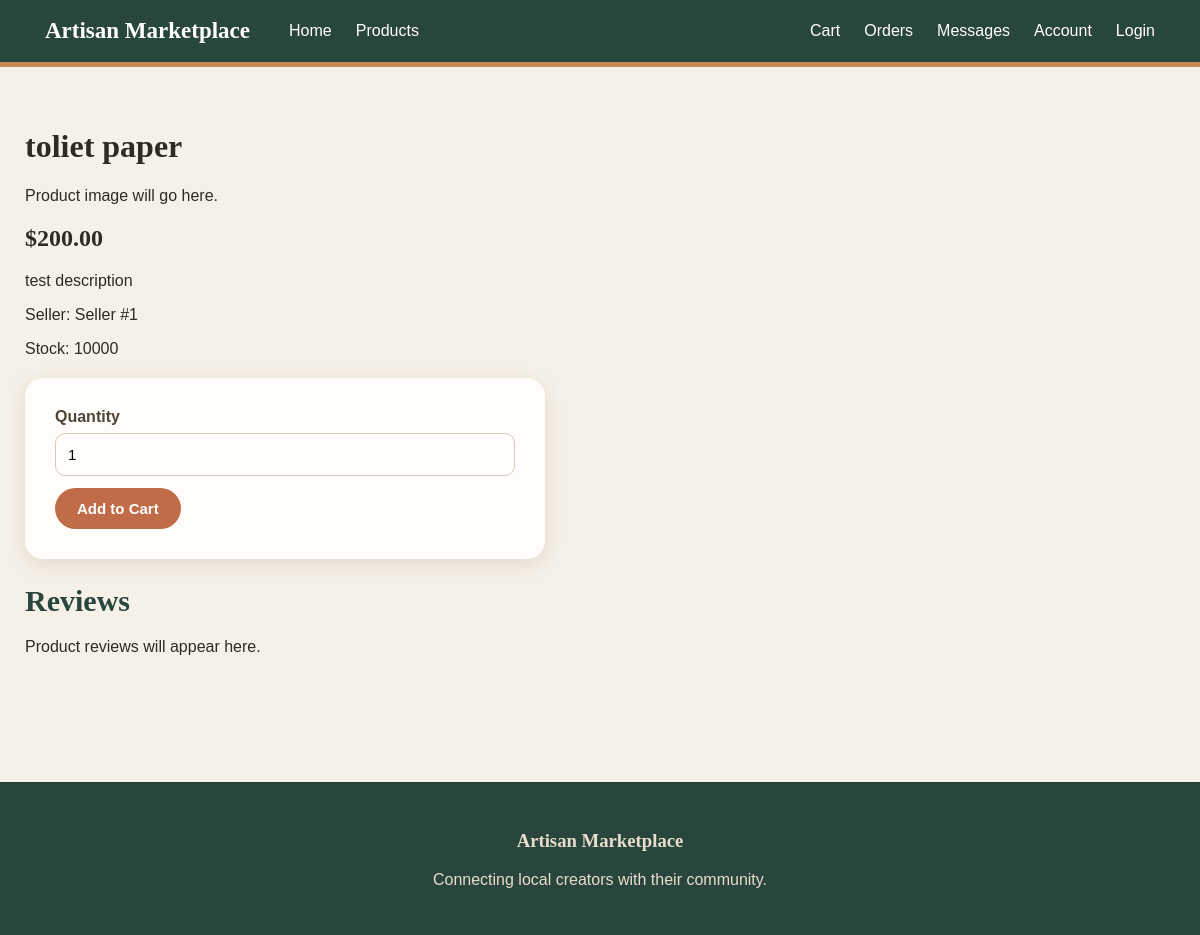
Page /product/1 on the committed database.
### tables this page shows
CREATE TABLE products (
            product_id INTEGER PRIMARY KEY AUTOINCREMENT,
            seller_id INTEGER NOT NULL,
            title TEXT NOT NULL,
            description TEXT,
            price REAL NOT NULL,
            stock_quantity INTEGER NOT NULL,
            created_at TIMESTAMP DEFAULT CURRENT_TIMESTAMP
        );

### app.py (the view)
@app.route("/product/<int:product_id>")
def product(product_id):
    product = get_product(product_id)
    if product is None:
        abort(404)
    return render_template("product.html", product=product)

### database.py (called while the page is built)
def get_product(product_id):
    conn = sqlite3.connect(DB_PATH)
    cursor = conn.cursor()
    cursor.execute('''
        SELECT product_id, seller_id, title, description, price, stock_quantity
        FROM products
        WHERE product_id = ?
    ''', (product_id,))
    row = cursor.fetchone()
    conn.close()
    if row is None:
        return None
    return {"id": row[0], "seller_id": row[1], "title": row[2], "description": row[3],
            "price": row[4], "stock": row[5], "tags": get_product_tags(row[0])}

def get_product_tags(product_id):
    conn = sqlite3.connect(DB_PATH)
    cursor = conn.cursor()
    cursor.execute('SELECT tag FROM product_tags WHERE product_id = ? ORDER BY tag_id', (product_id,))
    tags = [row[0] for row in cursor.fetchall()]
    conn.close()
    return tags

### templates/product.html (shortened to what this page needs)
{% extends "base.html" %}
{% block content %}
<h1>{{ product.title }}</h1>
<div class="product-details">
    <div>
        <p>Product image will go here.</p>
    </div>
    <div>
        <h2>${{ "%.2f"|format(product.price) }}</h2>
        <p>
            {{ product.description or "No description provided." }}
        </p>
        <p>
            Seller: Seller #{{ product.seller_id }}
        </p>
        {% if product.stock > 0 %}
        <p>
            Stock: {{ product.stock }}
        </p>
        {% else %}
        <p class="out-of-stock">
            Out of stock
        </p>
        {% endif %}
        {% if product.stock > 0 %}
        <form method="POST">
            <label for="quantity">
                Quantity
            </label>
            <input
                type="number"
                id="quantity"
                name="quantity"
                value="1"
                min="1"
                max="{{ product.stock }}"
            >
            <button type="submit">
                Add to Cart
            </button>
        </form>
        {% endif %}
    </div>
</div>
<section>
    <h2>Reviews</h2>
    <p>
        Product reviews will appear here.
    </p>
</section>
{% endblock %}

### static/style.css (style rules this page uses)
* { box-sizing: border-box; }
body { margin: 0; font-family: "Trebuchet MS", Arial, sans-serif; background-color: #f6f1e8; color: #2f2a25; }
h1, h2, h3 { font-family: Georgia, "Times New Roman", serif; }
button { background-color: #c06c48; color: white; border: none; border-radius: 25px; padding: 12px 22px; font-size: 15px; font-weight: bold; cursor: pointer; margin-top: 12px; margin-right: 8px; transition: 0.2s; }
section h2 { font-size: 30px; margin-bottom: 20px; color: #29463c; }
form { background-color: #fffdf9; padding: 30px; border-radius: 18px; max-width: 520px; box-shadow: 0 5px 18px rgba(77, 61, 45, 0.12); margin-top: 20px; }
label { display: block; margin-bottom: 7px; font-weight: bold; color: #4f4438; }
input, select, textarea { width: 100%; padding: 12px; border: 1px solid #d7c9b8; border-radius: 10px; background-color: #fffefa; font-size: 15px; }

### rows in the picture
products: title "toliet paper", price "200.00", description "test description", seller_id "1", stock "10000"
